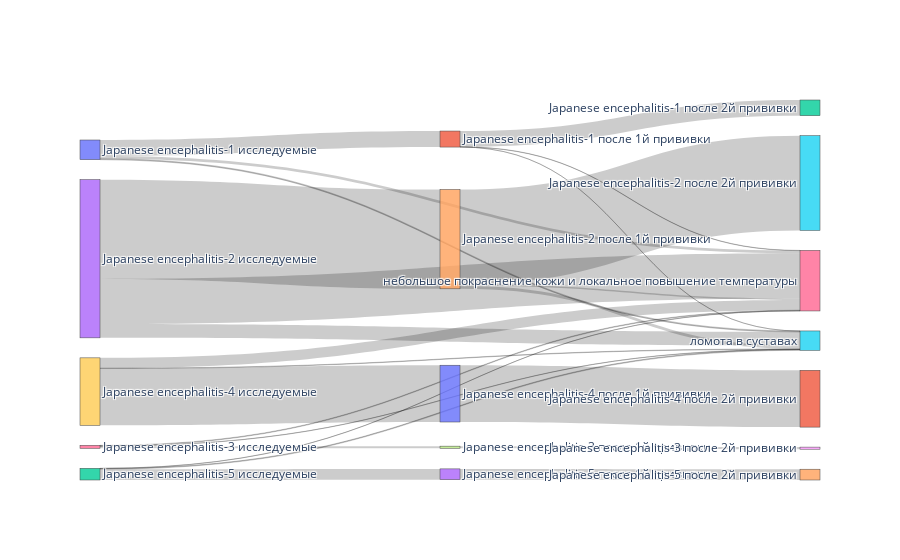

Notebook code cell kept with this figure:
### Code cell
fig = go.Figure(
    data=[go.Sankey(
        node = dict(
            label = node_label
        ),
        link = dict(
            source = source_node,
            target = target_node,
            value = values
        ))])

plot(fig,
     image_filename='sankey_plot_1', 
     image='png', 
     image_width=3000, 
     image_height=2000
)
fig.show()

### Figure 1 — Plotly figure (JSON) as saved in the notebook; plotly's stock layout.template omitted (floating-point values rounded to 4 significant figures)
{"data": [{"link": {"source": [0, 0, 0, 3, 3, 3, 6, 6, 6, 9, 9, 9, 12, 12, 12, 1, 1, 1, 4, 4, 4, 7, 10, 13], "target": [1, 16, 15, 4, 16, 15, 7, 16, 15, 10, 16, 15, 13, 15, 16, 2, 16, 15, 5, 15, 16, 8, 11, 14], "value": [481, 80, 29, 2981, 1355, 413, 63, 19, 7, 1705, 308, 13, 324, 22, 5, 471, 8, 2, 2843, 95, 43, 63, 1705, 324]}, "node": {"label": ["Japanese encephalitis-1 исследуемые", "Japanese encephalitis-1 после 1й прививки", "Japanese encephalitis-1 после 2й прививки", "Japanese encephalitis-2 исследуемые", "Japanese encephalitis-2 после 1й прививки", "Japanese encephalitis-2 после 2й прививки", "Japanese encephalitis-3 исследуемые", "Japanese encephalitis-3 после 1й прививки", "Japanese encephalitis-3 после 2й прививки", "Japanese encephalitis-4 исследуемые", "Japanese encephalitis-4 после 1й прививки", "Japanese encephalitis-4 после 2й прививки", "Japanese encephalitis-5 исследуемые", "Japanese encephalitis-5 после 1й прививки", "Japanese encephalitis-5 после 2й прививки", "ломота в суставах", "небольшое покраснение кожи и локальное повышение температуры"]}, "type": "sankey"}], "layout": {}}
